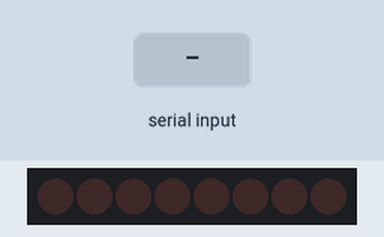
This sketch was run on a simulated Arduino Uno, built with avr-gcc and run on an emulated ATmega328P. Parts: 8 shift-register outputs drawn as a row of LEDs (first output left, lit = HIGH). Wiring (inferred from the names in the program): shift register (74HC595): data pin 4; shift clock pin 3; latch pin 7. Wiring (inferred from the signals the program sends): row of LEDs: on Q0, Q1, Q2, Q3, Q4, Q5, Q6, Q7. Inputs (shaded band) come from the test bench.

Above: at 1.2 s.
1.3 s: "1" received over Serial
At 1.7 s:
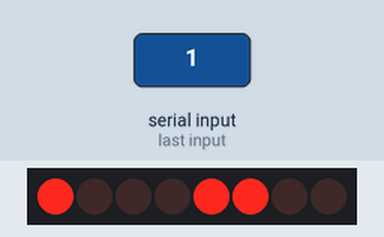
2.8 s: "0" received over Serial
At 4.0 s:
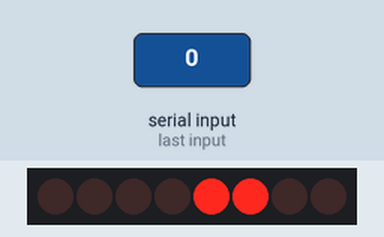
4.3 s: "2" received over Serial
At 5.2 s:
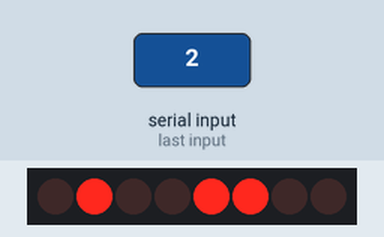
Timing chart, 0 to 7.3 s (numbered marks = the images above; inputs shaded):
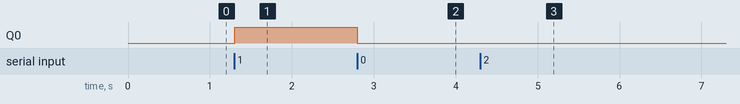

The sketch:

Arduino_5110_Print_Bitmap_From_Serial.pde
```cpp
#define SER_BAUD  9600

#define PIN_SCE   7
#define PIN_RESET 6
#define PIN_DC    5
#define PIN_SDIN  4
#define PIN_SCLK  3

#define LCD_C     LOW
#define LCD_D     HIGH

void LcdClear(void)
{
  for (int index = 0; index < 84 * 48 / 8; index++)
  {
    LcdWrite(LCD_D, 0x00);
  }
}

void LcdInitialise(void)
{
  pinMode(PIN_SCE, OUTPUT);
  pinMode(PIN_RESET, OUTPUT);
  pinMode(PIN_DC, OUTPUT);
  pinMode(PIN_SDIN, OUTPUT);
  pinMode(PIN_SCLK, OUTPUT);
  digitalWrite(PIN_RESET, LOW);
  digitalWrite(PIN_RESET, HIGH);
  LcdWrite(LCD_C, 0x22);
  LcdWrite(LCD_C, 0x0C);
  LcdClear();
}

void LcdWrite(byte dc, byte data)
{
  digitalWrite(PIN_DC, dc);
  digitalWrite(PIN_SCE, LOW);
  shiftOut(PIN_SDIN, PIN_SCLK, MSBFIRST, data);
  digitalWrite(PIN_SCE, HIGH);
}

void SerialInitialise(void) {
  Serial.begin(SER_BAUD);
}

void SerialRead(void) {
  if (Serial.available())
  {
    while (Serial.available())
    {
      LcdWrite(LCD_D, Serial.read());
    }
  }
}

void setup(void)
{
  LcdInitialise();
  SerialInitialise();
}

void loop(void)
{
  SerialRead();
}
```

Measured:
- after the input at 1.3 s, Q0: LOW → HIGH at once
- after the input at 2.8 s, Q0: HIGH → LOW at once
